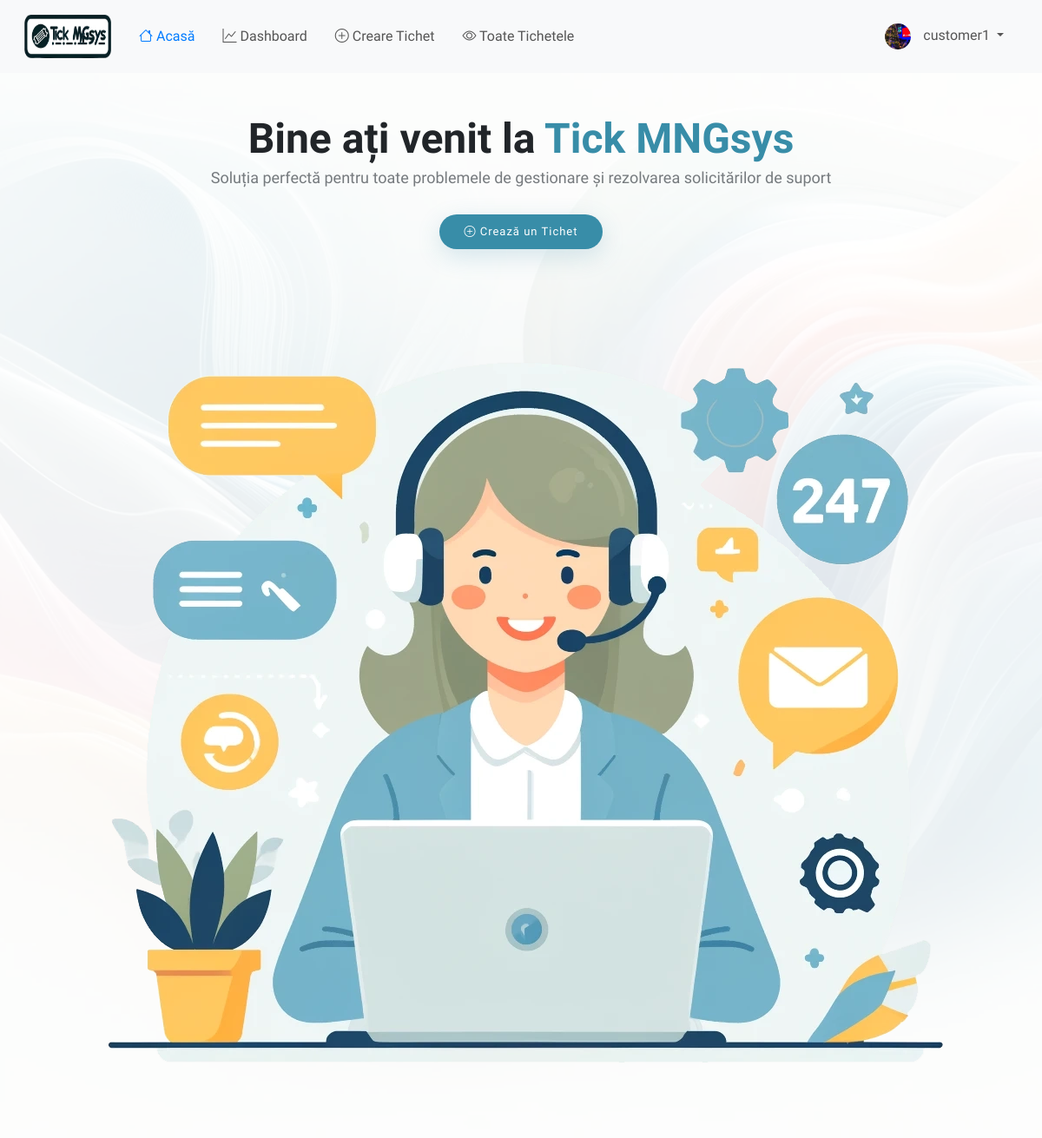
Screenshot of / (signed in) with the database file from the repository.
### users/models.py (models this page shows, shortened)
class User(AbstractUser):
    is_customer = models.BooleanField(default=False)
    is_engineer = models.BooleanField(default=False)
    is_admin = models.BooleanField(default=False)  # New field for admin users
    profile_image = models.ImageField(upload_to='profile_images/', default='profile_images/default.png')

### dashboard/views.py (the view)
# urls.py: path('', views.home, name='home'),  # Home page
def home(request):
    return render(request, 'dashboard/home.html')

### templates/dashboard/home.html (shortened to what this page needs)
{% extends 'base.html' %}
{% load static %}
{% block content %}
<!DOCTYPE html>
  <head>
    <link
      rel="stylesheet"
      href="https://cdnjs.cloudflare.com/ajax/libs/aos/2.3.4/aos.css"
    />
    <link href="{% static 'styles/styles.css' %}" rel="stylesheet" />
  </head>
  <body class="index-page">
    <main class="main">
      <section id="hero" class="hero section">
        <div class="container text-center">
          <div
            class="d-flex flex-column justify-content-center align-items-center"
          >
            <h1 data-aos="fade-up" >
              Bine ați venit la <span>Tick MNGsys</span>
            </h1>
            <p data-aos="fade-up" data-aos-delay="100" >
              Soluția perfectă pentru toate problemele de gestionare și rezolvarea solicitărilor de suport<br/>
            </p>
            <div class="d-flex" data-aos="fade-up" data-aos-delay="200">
              <a href="{% url 'create-ticket' %}" class="btn-get-started"><i class="bi bi-plus-circle"> </i>Crează un Tichet  </a>
            </div>
            <img
              src="{% static 'images/hero-services-img.webp' %}"
              class="img-fluid hero-img"
              alt=""
              data-aos="zoom-out"
              data-aos-delay="300"
            />
          </div>
        </div>
      </section>
    </main>
  </body>
{% endblock %}

### templates/base.html (shortened to what this page needs)
{% load static %}
<!DOCTYPE html>
<html lang="ro">
  <head>
    <link
      href="https://cdn.jsdelivr.net/npm/bootstrap@5.2.3/dist/css/bootstrap.min.css"
      rel="stylesheet"
    />
    <link
      rel="stylesheet"
      href="https://cdnjs.cloudflare.com/ajax/libs/font-awesome/6.0.0-beta3/css/all.min.css"
    />
    <link
      rel="stylesheet"
      href="https://cdnjs.cloudflare.com/ajax/libs/bootstrap-icons/1.8.1/font/bootstrap-icons.min.css"
    />
    <link rel="stylesheet" href="{% static 'styles/main.css' %}?v=1" />
  </head>
  <body>
    {% if request.user.is_customer %}
    <nav class="navbar navbar-expand-lg navbar-light bg-light">
      <div class="container-fluid">
        <a class="navbar-brand" href="/">
          <img
            class="logo"
            src="{% static 'images/logo.png' %}"
            alt="Tick MNGsys"
          />
        </a>
        <div class="collapse navbar-collapse" id="navbarContent">
          <ul class="navbar-nav me-auto mb-2 mb-lg-0">
            <li class="nav-item">
              <a
                class="nav-link {% if request.resolver_match.url_name == 'home' %}active{% endif %}"
                href="/"
                ><i class="bi bi-house"></i> Acasă</a
              >
            </li>
           <li class="nav-item">
              <a
                class="nav-link {% if request.resolver_match.url_name == 'dashboard' %}active{% endif %}"
                href="{% url 'dashboard' %}"
                ><i class="bi bi-graph-up"></i> Dashboard</a
              >
            </li>
            <li class="nav-item">
              <a
                class="nav-link {% if request.resolver_match.url_name == 'create-ticket' %}active{% endif %}"
                href="{% url 'create-ticket' %}"
                ><i class="bi bi-plus-circle"></i> Creare Tichet</a
              >
            </li>
            <li class="nav-item">
              <a
                class="nav-link {% if request.resolver_match.url_name == 'all-tickets' %}active{% endif %}"
                href="{% url 'all-tickets' %}"
                ><i class="bi bi-eye"></i> Toate Tichetele</a
              >
            </li>
          </ul>
          <ul class="navbar-nav ms-auto mb-2 mb-lg-0">
            <li class="nav-item dropdown">
              <a
                class="nav-link dropdown-toggle"
                href="#"
                id="navbarDropdown"
                role="button"
                data-bs-toggle="dropdown"
                aria-expanded="false"
              >
                <img
                  src="{{ request.user.profile_image.url }}"
                  alt="Profile Image"
                  class="profile-image"
                />
                {{ request.user.username }}
              </a>
            </li>
          </ul>
        </div>
      </div>
    </nav>
{% endif %}
    <div class="container mt-5">
       {% block content %}{% endblock %}
    </div>
  </body>
</html>

### static/styles/main.css (style rules this page uses)
.logo { width: 100px; height: 50px; }
.profile-image { width: 34px; height: 34px; border-radius: 50%; object-fit: cover; }
.profile-image { width: 30px; height: 30px; border-radius: 50%; margin-right: 10px; vertical-align: middle; }
.navbar { background-color: #FAFAFC; padding: 0.75rem 1rem; z-index: 999; display: flex; justify-content: center; align-items: center; }
.navbar .navbar-brand { font-size: 1.5rem; color: #333; }
.navbar .navbar-nav .nav-link { color: #555; padding: 0.5rem 1rem; }
.navbar .navbar-nav .nav-link.active { color: #007bff; }
.navbar .profile-image { width: 30px; height: 30px; border-radius: 50%; }
body { font-family: "Plus Jakarta Sans", sans-serif; font-optical-sizing: auto; font-weight: 400; font-style: normal; }

### static/styles/styles.css (style rules this page uses)
:root { --default-font: "Roboto", system-ui, -apple-system, "Segoe UI", Roboto, "Helvetica Neue", Arial, "Noto Sans", "Liberation Sans", sans-serif, "Apple Color Emoji", "Segoe UI Emoji", "Segoe UI Symbol", "Noto Color Emoji"; --heading-font: "Nunito", sans-serif; --nav-font: "Inter", sans-serif; }
:root { --background-color: #ffffff; --default-color: #3d4348; --heading-color: #3e5055; --accent-color: #388da8; --contrast-color: #ffffff; }
.hero { width: 100%; display: flex; align-items: center; }
.hero .container { position: relative; z-index: 3; }
.hero h1 { margin: 0; font-size: 48px; font-weight: 700; line-height: 56px; }
.hero h1 span { color: var(--accent-color); }
.hero p { color: color-mix(in srgb, var(--default-color), transparent 30%); margin: 5px 0 30px 0; font-size: 20px; font-weight: 400; }
.hero .btn-get-started { color: var(--contrast-color); background: var(--accent-color); font-weight: 500; font-size: 15px; letter-spacing: 1px; display: inline-block; padding: 10px 28px; border-radius: 50px; transition: 0.5s; box-shadow: 0 8px 28px color-mix(in srgb, var(--accent-color), transparent 80%); }
.hero p { font-size: 18px; line-height: 24px; margin-bottom: 30px; }
.hero .btn-get-started { font-size: 13px; }
a { color: var(--accent-color); text-decoration: none; transition: 0.3s; }

### rows the page displays
User: user.profile_image (picture), user.username "customer1"
